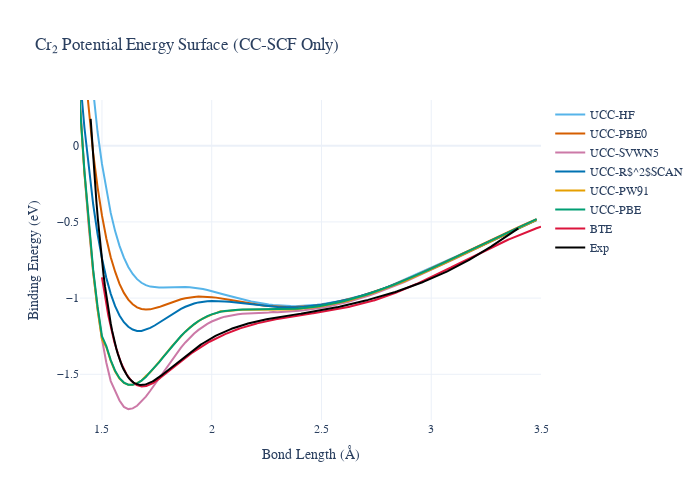

The notebook cell this image was saved under:
### Markdown cell above
### Figure 1: Main Manuscript Figure

### Code cell
def plot_main_figure(results: dict, methods: list, ref_data: dict):
    """
    Generate the main manuscript figure.
    - Matplotlib for publication-quality PDF/PNG export
    - Plotly for interactive notebook display
    """
    # === MATPLOTLIB: Publication Export ===
    fig_mpl, ax = plt.subplots(figsize=(4.5, 3.2))
    
    fail_methods = ['ccsdt_hf', 'ccsdt_pbe0', 'ccsdt_svwn5']
    work_methods = ['ccsdt_r2scan', 'ccsdt_pw91', 'ccsdt_pbe']
    
    for method in fail_methods:
        if method in methods and len(results[method].distances) > 0:
            res = results[method]
            ax.plot(res.distances, res.bde / KCAL_TO_EV,
                    color=COLORS[method], linestyle='-', linewidth=1.5,
                    label=LABELS_CC[method], zorder=2)
    
    for method in work_methods:
        if method in methods and len(results[method].distances) > 0:
            res = results[method]
            if method == 'ccsdt_pw91':
                ax.plot(res.distances, res.bde / KCAL_TO_EV,
                        color=COLORS[method], linestyle='--', linewidth=1.5,
                        label=LABELS_CC[method], zorder=4)
            else:
                ax.plot(res.distances, res.bde / KCAL_TO_EV,
                        color=COLORS[method], linestyle='-', linewidth=1.5,
                        label=LABELS_CC[method], zorder=3)
    
    if 'bte' in ref_data:
        ax.plot(ref_data['bte'][0], ref_data['bte'][1],
                color='#DC143C', linestyle='-', linewidth=1.5,
                label='BTE', zorder=5)
    if 'exp' in ref_data:
        ax.plot(ref_data['exp'][0], ref_data['exp'][1],
                color='black', linestyle='-', linewidth=1.5,
                label='Exp', zorder=6)
    
    ax.set_xlabel('Bond Length (Å)')
    ax.set_ylabel('Binding Energy (eV)')
    ax.set_xlim(1.40, 3.50)
    ax.set_ylim(-1.8, 0.3)
    ax.grid(True, which='major', linestyle='-', linewidth=0.5, alpha=0.4, zorder=0)
    ax.set_axisbelow(True)
    ax.legend(loc='upper left', bbox_to_anchor=(1.02, 1.0),
              frameon=True, fancybox=False, edgecolor='lightgray',
              handlelength=1.8, labelspacing=0.4)
    
    for spine in ['top', 'right']:
        ax.spines[spine].set_visible(True)
        ax.spines[spine].set_linewidth(0.5)
    
    plt.tight_layout()
    fig_mpl.savefig(f'{SPECIES}_pes_main.pdf', dpi=300, bbox_inches='tight',
                    facecolor='white', transparent=False)
    fig_mpl.savefig(f'{SPECIES}_pes_main.png', dpi=300, bbox_inches='tight',
                    facecolor='white', transparent=False)
    plt.close(fig_mpl)
    print(f"✓ Saved: {SPECIES}_pes_main.pdf, {SPECIES}_pes_main.png")
    
    # === PLOTLY: Interactive Display ===
    fig = go.Figure()
    
    for method in fail_methods + work_methods:
        if method in methods and len(results[method].distances) > 0:
            res = results[method]
            if method == 'ccsdt_pw91':
                fig.add_trace(go.Scatter(
                    x=res.distances,
                    y=res.bde / KCAL_TO_EV,
                    mode='lines',
                    name=LABELS_CC[method],
                    line=dict(color=COLORS[method], width=2, dash='dash'),
                    hovertemplate='R = %{x:.3f} Å<br>E = %{y:.3f} eV<extra>' + LABELS_CC[method] + '</extra>'
                ))
            else:
                fig.add_trace(go.Scatter(
                    x=res.distances,
                    y=res.bde / KCAL_TO_EV,
                    mode='lines',
                    name=LABELS_CC[method],
                    line=dict(color=COLORS[method], width=2),
                    hovertemplate='R = %{x:.3f} Å<br>E = %{y:.3f} eV<extra>' + LABELS_CC[method] + '</extra>'
                ))
    
    if 'bte' in ref_data:
        fig.add_trace(go.Scatter(
            x=ref_data['bte'][0], y=ref_data['bte'][1],
            mode='lines', name='BTE',
            line=dict(color='#DC143C', width=2),
            hovertemplate='R = %{x:.3f} Å<br>E = %{y:.3f} eV<extra>BTE</extra>'
        ))
    if 'exp' in ref_data:
        fig.add_trace(go.Scatter(
            x=ref_data['exp'][0], y=ref_data['exp'][1],
            mode='lines', name='Exp',
            line=dict(color='black', width=2),
            hovertemplate='R = %{x:.3f} Å<br>E = %{y:.3f} eV<extra>Exp</extra>'
        ))
    
    fig.update_layout(
        title='Cr₂ Potential Energy Surface (CC-SCF Only)',
        xaxis_title='Bond Length (Å)',
        yaxis_title='Binding Energy (eV)',
        xaxis=dict(range=[1.40, 3.50]),
        yaxis=dict(range=[-1.8, 0.3]),
        template='plotly_white',
        font=dict(family='Arial', size=12),
        legend=dict(x=1.02, y=1, xanchor='left'),
        hovermode='closest',
        width=700, height=500
    )
    fig.show()


plot_main_figure(results, METHODS, ref_data)

### Figure 1 — Plotly figure (JSON) as saved in the notebook; plotly's stock layout.template omitted (floating-point values rounded to 4 significant figures; data arrays with more than 128 entries replaced by an {"elided": "..."} marker saying what was removed)
{"data": [{"hovertemplate": "R = %{x:.3f} Å<br>E = %{y:.3f} eV<extra>UCC-HF</extra>", "line": {"color": "#56B4E9", "width": 2}, "mode": "lines", "name": "UCC-HF", "type": "scatter", "x": [1.02, 1.04, 1.06, 1.08, 1.1, 1.12, 1.14, 1.16, 1.18, 1.2, 1.22, 1.24, 1.26, 1.28, 1.3, 1.32, 1.34, 1.36, 1.38, 1.4, 1.42, 1.44, 1.46, 1.48, 1.5, 1.52, 1.54, 1.56, 1.58, 1.6, 1.62, 1.64, 1.66, 1.68, 1.7, 1.72, 1.74, 1.76, 1.78, 1.8, 1.82, 1.84, 1.86, 1.88, 1.9, 1.92, 1.94, 1.96, 1.98, 2, 2.02, 2.04, 2.06, 2.18, 2.2, 2.22, 2.26, 2.28, 2.3, 2.32, 2.34, 2.36, 2.38, 2.4, 2.44, 2.46, 2.48, 2.5, 2.52, 2.56, 2.58, 2.6, 2.62, 2.64, 2.66, 2.68, 2.72, 2.74, 2.76, 2.8, 3.18, 3.38, 3.4, 3.48], "y": [39.77, 35.02, 30.76, 27.0, 23.65, 20.66, 17.99, 15.61, 13.48, 11.59, 9.898, 8.397, 7.022, 5.888, 4.79, 3.871, 3.071, 2.485, 1.788, 1.285, 0.8595, 0.6381, 0.3406, 0.09013, -0.1198, -0.2949, -0.4408, -0.5604, -0.6574, -0.735, -0.7956, -0.8416, -0.8757, -0.8994, -0.915, -0.9246, -0.9293, -0.9309, -0.9302, -0.9289, -0.9274, -0.9262, -0.9259, -0.9265, -0.9284, -0.9314, -0.9357, -0.941, -0.9472, -0.9541, -0.9616, -0.9695, -0.9776, -1.022, -1.028, -1.034, -1.042, -1.046, -1.048, -1.051, -1.052, -1.053, -1.053, -1.052, -1.049, -1.047, -1.044, -1.041, -1.036, -1.027, -1.021, -1.015, -1.008, -1.001, -0.9931, -0.985, -0.9675, -0.9581, -0.9484, -0.9277, -0.6842, -0.5483, -0.5353, -0.4847]}, {"hovertemplate": "R = %{x:.3f} Å<br>E = %{y:.3f} eV<extra>UCC-PBE0</extra>", "line": {"color": "#D55E00", "width": 2}, "mode": "lines", "name": "UCC-PBE0", "type": "scatter", "x": [1.02, 1.04, 1.08, 1.1, 1.12, 1.14, 1.16, 1.18, 1.2, 1.22, 1.24, 1.26, 1.28, 1.3, 1.32, 1.34, 1.36, 1.38, 1.4, 1.42, 1.44, 1.46, 1.48, 1.5, 1.52, 1.54, 1.56, 1.58, 1.6, 1.62, 1.64, 1.66, 1.68, 1.7, 1.72, 1.74, 1.76, 1.78, 1.8, 1.82, 1.84, 1.86, 1.88, 1.9, 1.92, 1.94, 1.96, 1.98, 2, 2.02, 2.04, 2.06, 2.08, 2.1, 2.12, 2.14, 2.16, 2.18, 2.2, 2.22, 2.24, 2.26, 2.28, 2.3, 2.32, 2.34, 2.36, 2.38, 2.4, 2.42, 2.44, 2.46, 2.48, 2.5, 2.52, 2.54, 2.56, 2.58, 2.6, 2.62, 2.64, 2.66, 2.68, 2.7, 2.72, 2.74, 2.76, 2.78, 2.8, 2.82, 2.84, 2.86, 2.88, 2.9, 2.92, 2.94, 2.96, 2.98, 3, 3.02, 3.04, 3.06, 3.08, 3.1, 3.12, 3.14, 3.16, 3.18, 3.2, 3.22, 3.24, 3.26, 3.28, 3.3, 3.32, 3.34, 3.36, 3.38, 3.4, 3.42, 3.44, 3.46, 3.48], "y": [39.65, 34.87, 26.71, 23.25, 20.15, 17.37, 14.89, 12.68, 10.71, 8.963, 7.417, 6.052, 4.852, 3.839, 3.041, 2.399, 1.835, 1.337, 0.9065, 0.5358, 0.2194, -0.04806, -0.2717, -0.4573, -0.6093, -0.7321, -0.8268, -0.9071, -0.9658, -1.01, -1.041, -1.061, -1.072, -1.075, -1.074, -1.068, -1.059, -1.049, -1.037, -1.027, -1.017, -1.008, -1.001, -0.9955, -0.9921, -0.9902, -0.9899, -0.9912, -0.994, -0.9969, -1.001, -1.005, -1.011, -1.016, -1.022, -1.027, -1.033, -1.038, -1.042, -1.046, -1.05, -1.052, -1.055, -1.057, -1.058, -1.059, -1.059, -1.059, -1.058, -1.056, -1.054, -1.051, -1.048, -1.044, -1.04, -1.035, -1.029, -1.023, -1.017, -1.01, -1.002, -0.9945, -0.9862, -0.9775, -0.9683, -0.9588, -0.9488, -0.9385, -0.9279, -0.9169, -0.9056, -0.894, -0.8822, -0.87, -0.8577, -0.845, -0.8322, -0.8193, -0.806, -0.7927, -0.7793, -0.7658, -0.7521, -0.7383, -0.7245, -0.7106, -0.6966, -0.6827, -0.6688, -0.655, -0.6412, -0.6274, -0.6137, -0.6, -0.5865, -0.573, -0.5597, -0.5465, -0.5334, -0.5205, -0.5078, -0.4952, -0.4827]}, {"hovertemplate": "R = %{x:.3f} Å<br>E = %{y:.3f} eV<extra>UCC-SVWN5</extra>", "line": {"color": "#CC79A7", "width": 2}, "mode": "lines", "name": "UCC-SVWN5", "type": "scatter", "x": [1.02, 1.08, 1.1, 1.12, 1.14, 1.16, 1.18, 1.2, 1.22, 1.24, 1.26, 1.28, 1.3, 1.32, 1.34, 1.36, 1.38, 1.4, 1.42, 1.44, 1.46, 1.48, 1.5, 1.52, 1.54, 1.58, 1.6, 1.62, 1.64, 1.66, 1.68, 1.7, 1.72, 1.74, 1.76, 1.78, 1.8, 1.82, 1.84, 1.86, 1.88, 1.9, 1.92, 1.94, 1.96, 1.98, 2, 2.02, 2.04, 2.06, 2.08, 2.1, 2.12, 2.14, 2.16, 2.18, 2.2, 2.22, 2.24, 2.26, 2.28, 2.3, 2.32, 2.34, 2.36, 2.38, 2.4, 2.42, 2.44, 2.46, 2.48, 2.5, 2.52, 2.54, 2.56, 2.58, 2.6, 2.62, 2.64, 2.66, 2.68, 2.7, 2.72, 2.76, 2.78, 2.8, 2.82, 2.84, 2.86, 2.88, 2.9, 2.92, 2.94, 2.96, 2.98, 3, 3.02, 3.04, 3.08, 3.1, 3.12, 3.14, 3.16, 3.18, 3.2, 3.22, 3.24, 3.26, 3.28, 3.3, 3.32, 3.34, 3.36, 3.38, 3.4, 3.42, 3.44, 3.46, 3.48], "y": [39.65, 26.71, 23.25, 20.14, 17.36, 14.87, 12.66, 10.69, 8.935, 7.383, 6.014, 4.809, 3.754, 2.833, 2.035, 1.346, 0.7549, 0.2516, -0.174, -0.531, -0.8277, -1.072, -1.268, -1.425, -1.545, -1.672, -1.714, -1.729, -1.724, -1.706, -1.679, -1.646, -1.608, -1.568, -1.525, -1.483, -1.442, -1.401, -1.361, -1.325, -1.291, -1.26, -1.233, -1.209, -1.187, -1.169, -1.154, -1.141, -1.13, -1.122, -1.115, -1.11, -1.106, -1.103, -1.101, -1.099, -1.098, -1.097, -1.096, -1.095, -1.091, -1.093, -1.092, -1.09, -1.088, -1.086, -1.083, -1.08, -1.077, -1.073, -1.068, -1.064, -1.058, -1.053, -1.047, -1.04, -1.033, -1.025, -1.017, -1.008, -1.0, -0.9922, -0.9809, -0.961, -0.9508, -0.9398, -0.9286, -0.9171, -0.905, -0.8932, -0.8803, -0.8682, -0.8552, -0.8423, -0.8293, -0.8157, -0.8021, -0.7883, -0.7609, -0.7466, -0.7325, -0.7186, -0.7045, -0.6905, -0.6763, -0.6621, -0.6481, -0.6341, -0.6202, -0.6064, -0.5924, -0.5789, -0.5651, -0.552, -0.5386, -0.5255, -0.5125, -0.4998, -0.4872]}, {"hovertemplate": "R = %{x:.3f} Å<br>E = %{y:.3f} eV<extra>UCC-R$^2$SCAN</extra>", "line": {"color": "#0072B2", "width": 2}, "mode": "lines", "name": "UCC-R$^2$SCAN", "type": "scatter", "x": [1.02, 1.08, 1.1, 1.12, 1.14, 1.16, 1.18, 1.2, 1.22, 1.24, 1.26, 1.28, 1.3, 1.32, 1.34, 1.36, 1.38, 1.4, 1.42, 1.44, 1.46, 1.48, 1.5, 1.52, 1.54, 1.56, 1.58, 1.6, 1.62, 1.64, 1.66, 1.68, 1.7, 1.72, 1.74, 1.76, 1.78, 1.8, 1.82, 1.84, 1.86, 1.88, 1.9, 1.92, 1.94, 1.96, 1.98, 2, 2.02, 2.04, 2.06, 2.08, 2.1, 2.12, 2.14, 2.16, 2.18, 2.2, 2.22, 2.24, 2.26, 2.28, 2.3, 2.32, 2.34, 2.36, 2.38, 2.4, 2.42, 2.44, 2.46, 2.48, 2.5, 2.52, 2.54, 2.56, 2.58, 2.6, 2.62, 2.64, 2.66, 2.68, 2.7, 2.72, 2.74, 2.76, 2.78, 2.8, 2.82, 2.84, 2.86, 2.88, 2.9, 2.92, 2.94, 2.96, 2.98, 3, 3.02, 3.04, 3.06, 3.08, 3.1, 3.12, 3.14, 3.16, 3.18, 3.2, 3.22, 3.24, 3.26, 3.28, 3.3, 3.32, 3.34, 3.36, 3.38, 3.4, 3.42, 3.44, 3.46, 3.48], "y": [39.64, 26.72, 23.24, 20.19, 17.36, 14.88, 12.67, 10.71, 8.962, 7.415, 6.05, 4.85, 3.799, 2.884, 2.094, 1.422, 0.8714, 0.4499, 0.1211, -0.153, -0.3841, -0.5794, -0.7381, -0.8687, -0.9723, -1.053, -1.114, -1.158, -1.188, -1.206, -1.215, -1.215, -1.208, -1.196, -1.18, -1.162, -1.143, -1.123, -1.105, -1.086, -1.071, -1.057, -1.045, -1.036, -1.028, -1.023, -1.02, -1.019, -1.019, -1.02, -1.022, -1.024, -1.028, -1.032, -1.035, -1.039, -1.043, -1.046, -1.05, -1.053, -1.055, -1.057, -1.058, -1.059, -1.06, -1.06, -1.059, -1.058, -1.056, -1.054, -1.051, -1.048, -1.044, -1.039, -1.034, -1.029, -1.023, -1.017, -1.01, -1.002, -0.9947, -0.9864, -0.9779, -0.9689, -0.9594, -0.9497, -0.9395, -0.9289, -0.9183, -0.9072, -0.8958, -0.8842, -0.8721, -0.86, -0.8476, -0.8351, -0.8223, -0.8094, -0.7961, -0.783, -0.7697, -0.7562, -0.7427, -0.729, -0.7152, -0.7015, -0.6877, -0.6738, -0.6602, -0.6466, -0.6328, -0.6192, -0.6057, -0.5922, -0.5789, -0.5656, -0.5524, -0.5394, -0.5265, -0.5138, -0.5011, -0.4888]}, {"hovertemplate": "R = %{x:.3f} Å<br>E = %{y:.3f} eV<extra>UCC-PW91</extra>", "line": {"color": "#E69F00", "width": 2}, "mode": "lines", "name": "UCC-PW91", "type": "scatter", "x": [1, 1.02, 1.08, 1.1, 1.12, 1.14, 1.16, 1.18, 1.2, 1.22, 1.24, 1.26, 1.28, 1.3, 1.32, 1.34, 1.36, 1.38, 1.4, 1.42, 1.44, 1.46, 1.48, 1.5, 1.52, 1.54, 1.56, 1.58, 1.6, 1.62, 1.64, 1.66, 1.68, 1.7, 1.72, 1.74, 1.76, 1.78, 1.8, 1.82, 1.84, 1.86, 1.88, 1.9, 1.92, 1.94, 1.96, 1.98, 2, 2.02, 2.04, 2.06, 2.08, 2.1, 2.12, 2.14, 2.16, 2.18, 2.2, 2.22, 2.24, 2.26, 2.28, 2.3, 2.32, 2.34, 2.36, 2.38, 2.4, 2.42, 2.44, 2.46, 2.48, 2.5, 2.52, 2.54, 2.56, 2.58, 2.6, 2.62, 2.64, 2.66, 2.68, 2.7, 2.72, 2.74, 2.76, 2.78, 2.8, 2.82, 2.84, 2.86, 2.88, 2.9, 2.92, 2.94, 2.96, 2.98, 3, 3.04, 3.06, 3.08, 3.1, 3.12, 3.14, 3.16, 3.18, 3.2, 3.22, 3.24, 3.26, 3.28, 3.3, 3.32, 3.34, 3.36, 3.38, 3.4, 3.42, 3.44, 3.46, 3.48], "y": [44.94, 39.63, 26.69, 23.23, 20.12, 17.34, 14.86, 12.64, 10.67, 8.921, 7.371, 6.002, 4.798, 3.744, 2.824, 2.026, 1.338, 0.748, 0.2456, -0.1792, -0.5356, -0.8314, -1.074, -1.27, -1.323, -1.413, -1.481, -1.529, -1.556, -1.568, -1.569, -1.558, -1.542, -1.511, -1.487, -1.455, -1.42, -1.385, -1.349, -1.314, -1.281, -1.249, -1.22, -1.194, -1.171, -1.151, -1.134, -1.119, -1.108, -1.099, -1.086, -1.086, -1.082, -1.08, -1.078, -1.077, -1.077, -1.077, -1.077, -1.077, -1.077, -1.078, -1.078, -1.078, -1.077, -1.076, -1.075, -1.073, -1.071, -1.067, -1.065, -1.062, -1.058, -1.053, -1.048, -1.043, -1.037, -1.03, -1.024, -1.017, -1.009, -1.0, -0.9925, -0.9836, -0.9742, -0.9642, -0.9538, -0.9434, -0.9334, -0.9225, -0.9114, -0.8991, -0.8875, -0.8753, -0.8634, -0.8504, -0.8373, -0.8243, -0.8113, -0.7846, -0.771, -0.7573, -0.7435, -0.7295, -0.7157, -0.7017, -0.6878, -0.674, -0.6601, -0.6461, -0.6323, -0.6184, -0.605, -0.5913, -0.5777, -0.5645, -0.5511, -0.5381, -0.5251, -0.5123, -0.4998, -0.4869]}, {"hovertemplate": "R = %{x:.3f} Å<br>E = %{y:.3f} eV<extra>UCC-PBE</extra>", "line": {"color": "#009E73", "width": 2}, "mode": "lines", "name": "UCC-PBE", "type": "scatter", "x": [1, 1.02, 1.08, 1.1, 1.12, 1.14, 1.16, 1.18, 1.2, 1.22, 1.24, 1.26, 1.28, 1.3, 1.32, 1.34, 1.36, 1.38, 1.4, 1.42, 1.44, 1.46, 1.48, 1.5, 1.52, 1.54, 1.56, 1.58, 1.6, 1.62, 1.64, 1.66, 1.68, 1.7, 1.72, 1.74, 1.76, 1.78, 1.8, 1.82, 1.84, 1.86, 1.88, 1.9, 1.92, 1.94, 1.96, 1.98, 2, 2.02, 2.04, 2.06, 2.08, 2.1, 2.12, 2.14, 2.16, 2.18, 2.2, 2.22, 2.24, 2.26, 2.28, 2.3, 2.32, 2.34, 2.36, 2.38, 2.4, 2.42, 2.44, 2.46, 2.48, 2.5, 2.52, 2.54, 2.56, 2.58, 2.6, 2.62, 2.64, 2.66, 2.68, 2.7, 2.72, 2.74, 2.76, 2.78, 2.8, 2.82, 2.84, 2.86, 2.88, 2.9, 2.92, 2.94, 2.96, 2.98, 3, 3.02, 3.04, 3.06, 3.08, 3.1, 3.12, 3.14, 3.16, 3.18, 3.2, 3.22, 3.24, 3.26, 3.28, 3.3, 3.32, 3.34, 3.36, 3.38, 3.4, 3.42, 3.44, 3.46, 3.48], "y": [44.95, 39.64, 26.7, 23.23, 20.13, 17.35, 14.86, 12.65, 10.68, 8.93, 7.381, 6.013, 4.809, 3.755, 2.836, 2.039, 1.352, 0.7626, 0.2609, -0.1632, -0.5183, -0.8133, -1.055, -1.25, -1.315, -1.407, -1.477, -1.526, -1.554, -1.568, -1.569, -1.559, -1.542, -1.518, -1.484, -1.456, -1.421, -1.385, -1.349, -1.314, -1.28, -1.249, -1.22, -1.194, -1.17, -1.15, -1.132, -1.118, -1.107, -1.097, -1.09, -1.084, -1.08, -1.076, -1.076, -1.075, -1.074, -1.074, -1.075, -1.075, -1.075, -1.075, -1.075, -1.075, -1.074, -1.073, -1.072, -1.07, -1.068, -1.065, -1.062, -1.059, -1.055, -1.05, -1.045, -1.04, -1.034, -1.027, -1.02, -1.013, -1.005, -0.9971, -0.9886, -0.9795, -0.9701, -0.9604, -0.9503, -0.9398, -0.929, -0.918, -0.9065, -0.8946, -0.8831, -0.8702, -0.8582, -0.8456, -0.8327, -0.8196, -0.8063, -0.7928, -0.7795, -0.766, -0.7521, -0.7382, -0.7244, -0.7104, -0.6966, -0.6826, -0.6687, -0.6548, -0.6408, -0.627, -0.6131, -0.5995, -0.586, -0.5725, -0.559, -0.5459, -0.5328, -0.5199, -0.5069, -0.4944, -0.4819]}, {"hovertemplate": "R = %{x:.3f} Å<br>E = %{y:.3f} eV<extra>BTE</extra>", "line": {"color": "#DC143C", "width": 2}, "mode": "lines", "name": "BTE", "type": "scatter", "x": {"elided": "1000 float values"}, "y": {"elided": "1000 float values"}}, {"hovertemplate": "R = %{x:.3f} Å<br>E = %{y:.3f} eV<extra>Exp</extra>", "line": {"color": "black", "width": 2}, "mode": "lines", "name": "Exp", "type": "scatter", "x": {"elided": "300 float values"}, "y": {"elided": "300 float values"}}], "layout": {"font": {"family": "Arial", "size": 12}, "height": 500, "hovermode": "closest", "legend": {"x": 1.02, "xanchor": "left", "y": 1}, "title": {"text": "Cr₂ Potential Energy Surface (CC-SCF Only)"}, "width": 700, "xaxis": {"range": [1.4, 3.5], "title": {"text": "Bond Length (Å)"}}, "yaxis": {"range": [-1.8, 0.3], "title": {"text": "Binding Energy (eV)"}}}}
